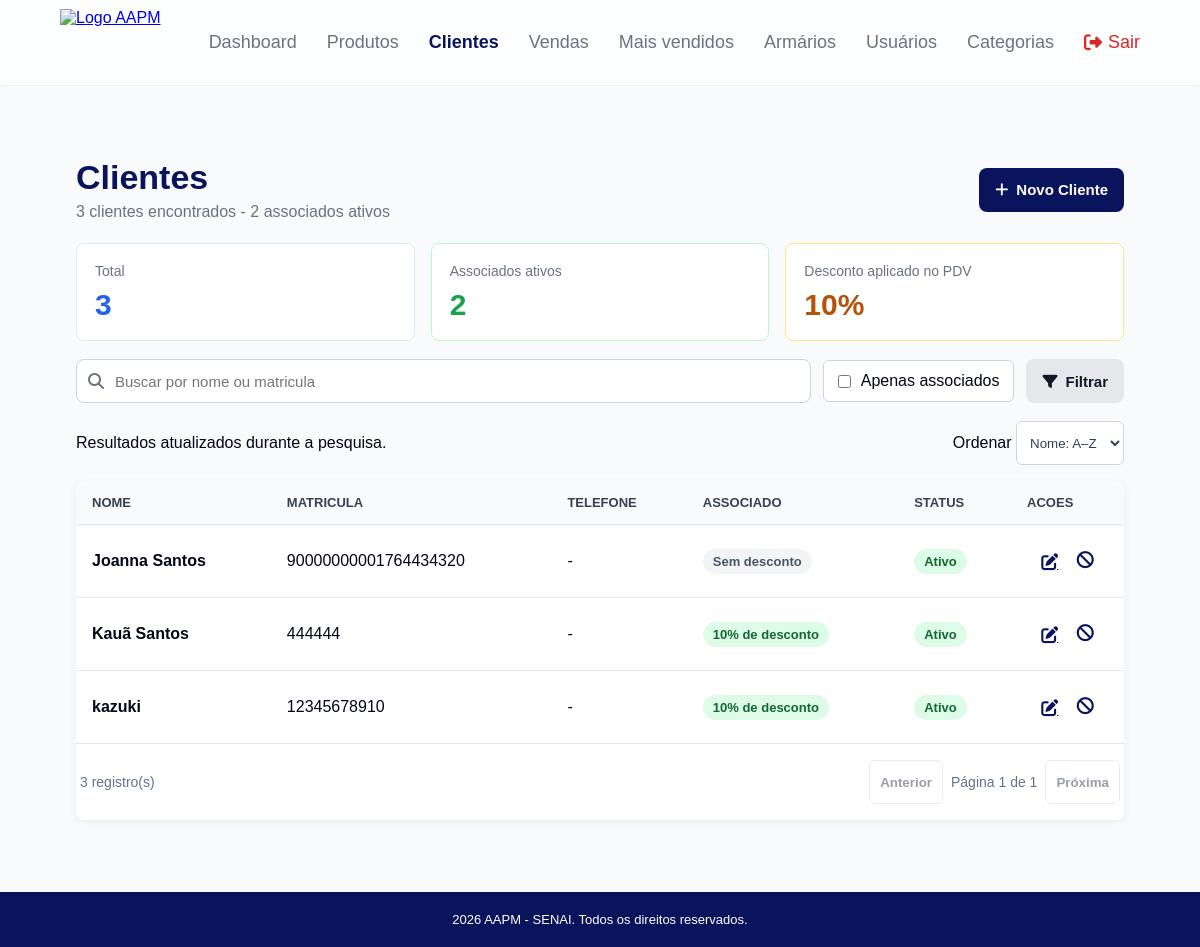
Screenshot of /clientes/ (signed in) with the database file from the repository.
### app/models/cliente.py (models this page shows, shortened)
class Cliente(Base):
    __tablename__ = "clientes"
    id         = Column(Integer, primary_key=True, index=True)
    nome       = Column(String(150), nullable=False, index=True)
    matricula  = Column(String(50), nullable=True, unique=True)
    telefone   = Column(String(20), nullable=True)
    is_associado = Column(Boolean, default=False, nullable=False)
    ativo      = Column(Boolean, default=True)
    criado_em  = Column(DateTime, server_default=func.now())
    vendas = relationship("Venda", back_populates="cliente")

### app/controllers/clientes_controller.py (the view)
@router.get("/")
def listar_clientes(
    request: Request,
    busca: str = "",
    apenas_associados: bool = False,
    db: Session = Depends(get_db),
    admin = Depends(get_admin)
):
    query = db.query(Cliente)
    if busca:
        query = query.filter(
            Cliente.nome.ilike(f"%{busca}%") |
            Cliente.matricula.ilike(f"%{busca}%")
        )
    if apenas_associados:
        query = query.filter(Cliente.is_associado == True)
    clientes = query.order_by(Cliente.nome).all()
    total_associados = db.query(Cliente).filter(
        Cliente.is_associado == True,
        Cliente.ativo == True
    ).count()
    return templates.TemplateResponse(
        request,
        "clientes/index.html",
        {
            "request":           request,
            "usuario":           admin,
            "clientes":          clientes,
            "busca":             busca,
            "apenas_associados": apenas_associados,
            "total_associados":  total_associados,
        }
    )

### app/templates/clientes/index.html (shortened to what this page needs)
<!DOCTYPE html>
<html lang="pt-br">
<head>
    <link rel="stylesheet" href="/static/css/clientes.css">
    <link rel="stylesheet" href="/static/css/listagem.css">
    <link rel="stylesheet" href="/static/css/confirmacao.css">
    <link rel="stylesheet" href="https://cdnjs.cloudflare.com/ajax/libs/font-awesome/6.5.2/css/all.min.css">
</head>
<body>
    {% include "partials/navbar.html" %}
    <main class="clientes-container">
        <div class="page-header">
            <div>
                <h1>Clientes</h1>
                <p>{{ clientes|length }} clientes encontrados - {{ total_associados }} associados ativos</p>
            </div>
            <a href="/clientes/novo" class="btn-primary">
                <i class="fa-solid fa-plus"></i> Novo Cliente
            </a>
        </div>
        <section class="summary-grid">
            <div class="summary-card">
                <span>Total</span>
                <strong>{{ clientes|length }}</strong>
            </div>
            <div class="summary-card success">
                <span>Associados ativos</span>
                <strong>{{ total_associados }}</strong>
            </div>
            <div class="summary-card discount">
                <span>Desconto aplicado no PDV</span>
                <strong>10%</strong>
            </div>
        </section>
        <form method="get" action="/clientes/" class="filters">
            <div class="search-field">
                <i class="fa-solid fa-magnifying-glass"></i>
                <input type="text" name="busca" value="{{ busca }}" placeholder="Buscar por nome ou matricula">
            </div>
            <label class="checkbox-field">
                <input type="checkbox" name="apenas_associados" value="true" {% if apenas_associados %}checked{% endif %}>
                <span>Apenas associados</span>
            </label>
            <button type="submit" class="btn-secondary">
                <i class="fa-solid fa-filter"></i> Filtrar
            </button>
        </form>
        <div class="listagem-acoes"><span>Resultados atualizados durante a pesquisa.</span><label>Ordenar <select id="ordem-clientes" class="listagem-ordem"><option value="asc">Nome: A–Z</option><option value="desc">Nome: Z–A</option></select></label></div>
        <div class="table-shell">
            <table data-listagem data-busca=".search-field input" data-ordem="#ordem-clientes" data-por-pagina="8">
                <thead>
                    <tr>
                        <th>Nome</th>
                        <th>Matricula</th>
                        <th>Telefone</th>
                        <th>Associado</th>
                        <th>Status</th>
                        <th>Acoes</th>
                    </tr>
                </thead>
                <tbody>
                    {% for cliente in clientes %}
                    <tr>
                        <td><strong>{{ cliente.nome }}</strong></td>
                        <td>{{ cliente.matricula or '-' }}</td>
                        <td>{{ cliente.telefone or '-' }}</td>
                        <td>
                            {% if cliente.is_associado %}
                            <span class="badge badge-success">10% de desconto</span>
                            {% else %}
                            <span class="badge">Sem desconto</span>
                            {% endif %}
                        </td>
                        <td>
                            {% if cliente.ativo %}
                            <span class="status active">Ativo</span>
                            {% else %}
                            <span class="status inactive">Inativo</span>
                            {% endif %}
                        </td>
                        <td class="actions">
                            <a href="/clientes/{{ cliente.id }}/editar" title="Editar cliente">
                                <i class="fa-solid fa-pen-to-square"></i>
                            </a>
                            <form action="/clientes/{{ cliente.id }}/toggle-ativo" method="post" data-confirmacao
                                data-titulo="{{ 'Desativar cliente?' if cliente.ativo else 'Reativar cliente?' }}"
                                data-mensagem="{{ cliente.nome }} {{ 'não poderá mais ser selecionado em novas vendas.' if cliente.ativo else 'voltará a ficar disponível para novas vendas.' }}"
                                data-confirmar="{{ 'Desativar cliente' if cliente.ativo else 'Reativar cliente' }}">
                                <button type="submit" title="Alterar status">
                                    {% if cliente.ativo %}
                                    <i class="fa-solid fa-ban"></i>
                                    {% else %}
                                    <i class="fa-solid fa-check"></i>
                                    {% endif %}
                                </button>
                            </form>
                        </td>
                    </tr>
                    {% else %}
                    <tr>
                        <td colspan="6" class="empty">Nenhum cliente cadastrado.</td>
                    </tr>
                    {% endfor %}
                </tbody>
            </table>
        </div>
    </main>
    <footer class="main-footer">
        <p>2026 AAPM - SENAI. Todos os direitos reservados.</p>
    </footer>
</body>
</html>

### app/static/css/clientes.css (style rules this page uses)
* { margin: 0; padding: 0; box-sizing: border-box; }
body { min-height: 100vh; display: flex; flex-direction: column; font-family: Arial, sans-serif; background: #f3f4f6; color: #111827; }
.clientes-container { width: min(1180px, calc(100% - 32px)); margin: 32px auto; flex: 1; }
.page-header { display: flex; justify-content: space-between; gap: 16px; align-items: center; margin-bottom: 22px; }
.page-header h1 { font-size: 34px; color: #09145c; }
.page-header p { margin-top: 6px; color: #6b7280; }
.btn-primary, .btn-secondary { border: 0; border-radius: 6px; padding: 11px 16px; font-weight: 700; cursor: pointer; text-decoration: none; display: inline-flex; align-items: center; justify-content: center; gap: 8px; font-size: 15px; }
.btn-primary { background: #09145c; color: #fff; }
.btn-secondary { background: #e5e7eb; color: #111827; }
.summary-grid { display: grid; grid-template-columns: repeat(3, minmax(0, 1fr)); gap: 16px; margin-bottom: 18px; }
.summary-card { background: #fff; border: 1px solid #dbeafe; border-radius: 8px; padding: 18px; }
.summary-card span { color: #6b7280; font-size: 14px; }
.summary-card strong { display: block; margin-top: 8px; color: #2563eb; font-size: 30px; }
.summary-card.success { border-color: #bbf7d0; }
.summary-card.success strong { color: #16a34a; }
.summary-card.discount { border-color: #fde68a; }
.summary-card.discount strong { color: #b45309; }
.filters { display: flex; gap: 12px; align-items: center; margin-bottom: 18px; }
.search-field { flex: 1; position: relative; }
.search-field i { position: absolute; left: 12px; top: 50%; transform: translateY(-50%); color: #6b7280; }
.search-field input, .client-form input[type="text"] { width: 100%; border: 1px solid #d1d5db; border-radius: 6px; padding: 12px; font-size: 15px; background: #fff; }
.search-field input { padding-left: 38px; }
.checkbox-field, .switch-row { display: flex; align-items: center; gap: 10px; background: #fff; border: 1px solid #d1d5db; border-radius: 6px; padding: 11px 14px; }
.table-shell, .client-form { background: #fff; border-radius: 8px; box-shadow: 0 2px 8px rgba(15, 23, 42, 0.06); }
.table-shell { overflow-x: auto; }
table { width: 100%; border-collapse: collapse; }
th, td { padding: 14px 16px; text-align: left; border-bottom: 1px solid #e5e7eb; }
th { background: #f9fafb; color: #374151; font-size: 13px; text-transform: uppercase; }
.badge, .status { display: inline-flex; align-items: center; border-radius: 999px; padding: 5px 10px; font-size: 13px; font-weight: 700; background: #f3f4f6; color: #4b5563; }
.badge-success, .status.active { background: #dcfce7; color: #166534; }
.actions { display: table-cell; white-space: nowrap; text-align: center; vertical-align: middle; }
.actions a, .actions button { color: #09145c; background: none; border: 0; cursor: pointer; font-size: 17px; }
.actions a, .actions form { display: inline-flex; align-items: center; justify-content: center; vertical-align: middle; }
.actions a { margin-right: 14px; }
.actions form { margin: 0; }
.main-footer { margin-top: auto; width: 100%; background-color: #09145c; padding: 20px; text-align: center; color: #fff; font-size: 13px; }

### app/static/css/listagem.css (style rules this page uses)
.listagem-acoes { display:flex;align-items:center;justify-content:space-between;gap:12px;flex-wrap:wrap;margin:0 0 16px }
.listagem-ordem { border:1px solid #d1d5db;border-radius:6px;padding:9px;background:#fff;color:#334155 }

### app/static/css/base.css (style rules this page uses)
* { box-sizing: border-box; }
body { min-height: 100vh; margin: 0; display: flex; flex-direction: column; font-family: Arial, sans-serif; background: #f8fafc; color: #020617; }
.main-footer { margin-top: auto; background: #09145c; color: #fff; text-align: center; padding: 20px; font-size: 13px; }
.main-footer p { margin: 0; }

### rows the page displays
Cliente: nome "Joanna Santos", matricula "90000000001764434320", telefone "-", is_associado "Sem desconto", ativo "Ativo"
Cliente: nome "Kauã Santos", matricula "444444", telefone "-", is_associado "10% de desconto", ativo "Ativo"
Cliente: nome "kazuki", matricula "12345678910", telefone "-", is_associado "10% de desconto", ativo "Ativo"

### other values shown
{{ clientes|length }} "3"
{{ total_associados }} "2"
